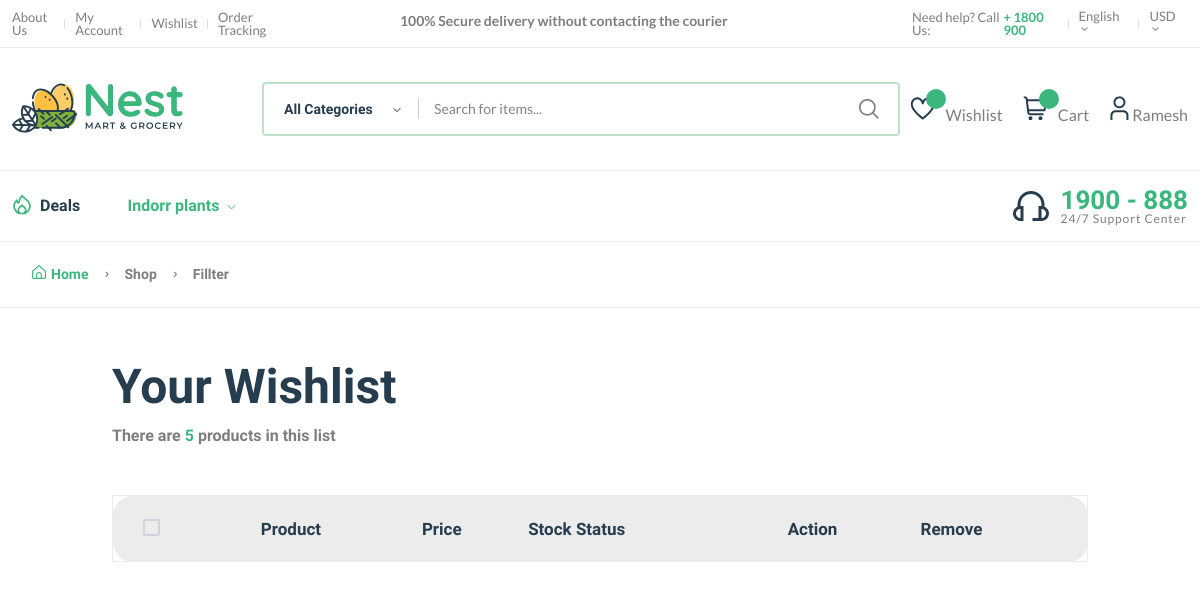
The page /wishlist/ (signed in) on the database as committed earlier.
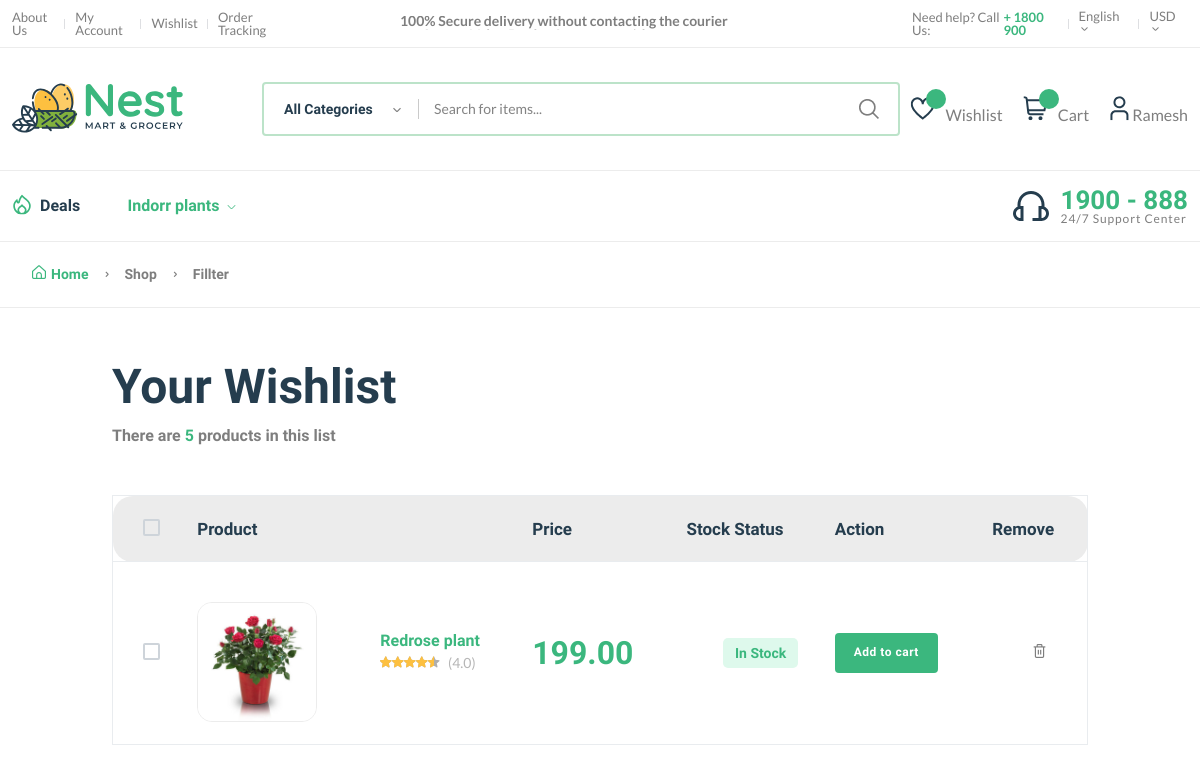
The same page on the database as committed later.
### categorymanager/models.py (models this page shows)
class CategoryModel(models.Model):
    title = models.CharField(max_length=200)
    status = models.BooleanField(default=1, null=True, blank=True)
    @property
    def sucat_list(self):
        return self.category.all()

### ordermanager/models.py (models this page shows)
class WishlistModel(models.Model):
    productid = models.ForeignKey(ProductModel, on_delete=models.CASCADE)
    user  =  models.ForeignKey(User, on_delete=models.CASCADE)

### productmanager/models.py (models this page shows, shortened)
class ProductModel(models.Model):
    subcategory = models.ForeignKey(SubCategoryModel, on_delete=models.CASCADE)
    title = models.CharField(max_length=200, blank=False)
    description  = models.TextField()
    price  = models.DecimalField(max_digits=6, decimal_places=2)
    prouct_property = models.CharField(max_length=50, blank=False)
    coverImage = models.ImageField(upload_to='products/')
    Image1 = models.ImageField(upload_to='products', null=True, blank=True)
    Image2 = models.ImageField(upload_to='products', null=True, blank=True)
    Image3 = models.ImageField(upload_to='products', null=True, blank=True)
    Image4 = models.ImageField(upload_to='products', null=True, blank=True)
    stock = models.PositiveIntegerField(default=0)
    is_published = models.BooleanField(default=False)

### ordermanager/views.py (the view)
# urls.py: path('wishlist/',  orderViews.WishList_list),
def WishList_list(request):
    if not request.user.is_authenticated:
        return redirect('/userlogin/')
    if request.method == "POST":
        productid  = ProductModel.objects.get(id=request.POST.get('pid'))
        wishid = WishlistModel.objects.filter(productid=request.POST.get('pid')).count()
        if  not wishid :
            wishid = WishlistModel.objects.create(productid=productid, user=request.user)
        return HttpResponse(WishlistModel.objects.filter(user= request.user).count())
    else:
        categories = CategoryModel.objects.all()
        wishlist = WishlistModel.objects.filter(user= request.user)
        return render(request,'frontend/wishlist.html', {"categories": categories, "wishlist":wishlist})

### templates/frontend/wishlist.html (shortened to what this page needs)
{% extends "frontend/base.html" %}
{%load static%}
{% block content %}
    <div class="page-header breadcrumb-wrap">
        <div class="container">
            <div class="breadcrumb">
                <a href="index.html" rel="nofollow"><i class="fi-rs-home mr-5"></i>Home</a>
                <span></span> Shop <span></span> Fillter
            </div>
        </div>
    </div>
    <div class="container mb-30 mt-50">
        <div class="row">
            <div class="col-xl-10 col-lg-12 m-auto">
                <div class="mb-50">
                    <h1 class="heading-2 mb-10">Your Wishlist</h1>
                    <h6 class="text-body">There are <span class="text-brand">5</span> products in this list</h6>
                </div>
                <div class="table-responsive shopping-summery">
                    <table class="table table-wishlist">
                        <thead>
                            <tr class="main-heading">
                                <th class="custome-checkbox start pl-30">
                                    <label class="form-check-label" for="exampleCheckbox11"></label>
                                </th>
                                <th scope="col" colspan="2">Product</th>
                                <th scope="col">Price</th>
                                <th scope="col">Stock Status</th>
                                <th scope="col">Action</th>
                                <th scope="col" class="end">Remove</th>
                            </tr>
                        </thead>
                        <tbody>
                            {%for wishlistdata in wishlist%}
                            <tr class="pt-30" id="tr_{{wishlistdata.id}}">
                                <td class="custome-checkbox pl-30">
                                    <label class="form-check-label" for="exampleCheckbox1"></label>
                                </td>
                                <td class="image product-thumbnail pt-40"><img src="/products/{{wishlistdata.productid.coverImage}}" alt="#"></td>
                                <td class="product-des product-name">
                                    <h6><a class="product-name mb-10" href="/product/?id={{wishlistdata.productid.subcategory.id}}">{{wishlistdata.productid.title}}</a></h6>
                                    <div class="product-rate-cover">
                                        <div class="product-rate d-inline-block">
                                            <div class="product-rating" style="width: 90%"></div>
                                        </div>
                                        <span class="font-small ml-5 text-muted"> (4.0)</span>
                                    </div>
                                </td>
                                <td class="price" data-title="Price">
                                    <h3 class="text-brand">{{wishlistdata.productid.price}}</h3>
                                </td>
                                <td class="text-center detail-info" data-title="Stock">
                                    <span class="stock-status in-stock mb-0">  In Stock </span>
                                </td>
                                <td class="text-right" data-title="Cart">
                                    <button class="btn btn-sm" id="cart_{{wishlistdata.productid.id}}">Add to cart</button>
                                </td>
                                <td class="action text-center" data-title="Remove">
                                    <a href="javascript:void(0)" class="text-body" id="delwishlist_{{wishlistdata.id}}"><i class="fi-rs-trash"></i></a>
                                </td>
                            </tr>
                            {%endfor%}
                        </tbody>
                    </table>
                </div>
            </div>
        </div>
    </div>
{%endblock%}

### templates/frontend/base.html (shortened to what the changed rows need)
{%load static%}
<!DOCTYPE html>
<html class="no.js" lang="en">
<head>
    <link rel="stylesheet" href="{% static '/frontend/assets/css/plugins/animate.min.css' %}" />
    <link rel="stylesheet" href="{% static '/frontend/assets/css/main.css' %}" />
</head>
<body>
    <header class="header-area header-style-1 header-height-2">
        <div class="header-bottom header-bottom-bg-color sticky-bar">
            <div class="container">
                <div class="header-wrap header-space-between position-relative">
                    <div class="header-nav d-none d-lg-flex">
                        <div class="main-menu main-menu-padding-1 main-menu-lh-2 d-none d-lg-block font-heading">
                            <nav>
                                <ul>
                                     {%for category in categories%}
                                    <li>
                                        <a class="active" href="javascript:void(0)">{{category.title}} <i class="fi-rs-angle-down"></i></a>
                                    </li>
                                    {%endfor%}
                                </ul>
                            </nav>
                        </div>
                    </div>
                </div>
            </div>
        </div>
    </header>
    <main class="main">
        {% block content %}
        {% endblock %}
    </main>
</body>
</html>

Rows that differ between the two databases and show on the page:
added WishlistModel: productid.coverImage (picture), productid "Redrose plant", productid.price "199.00"
